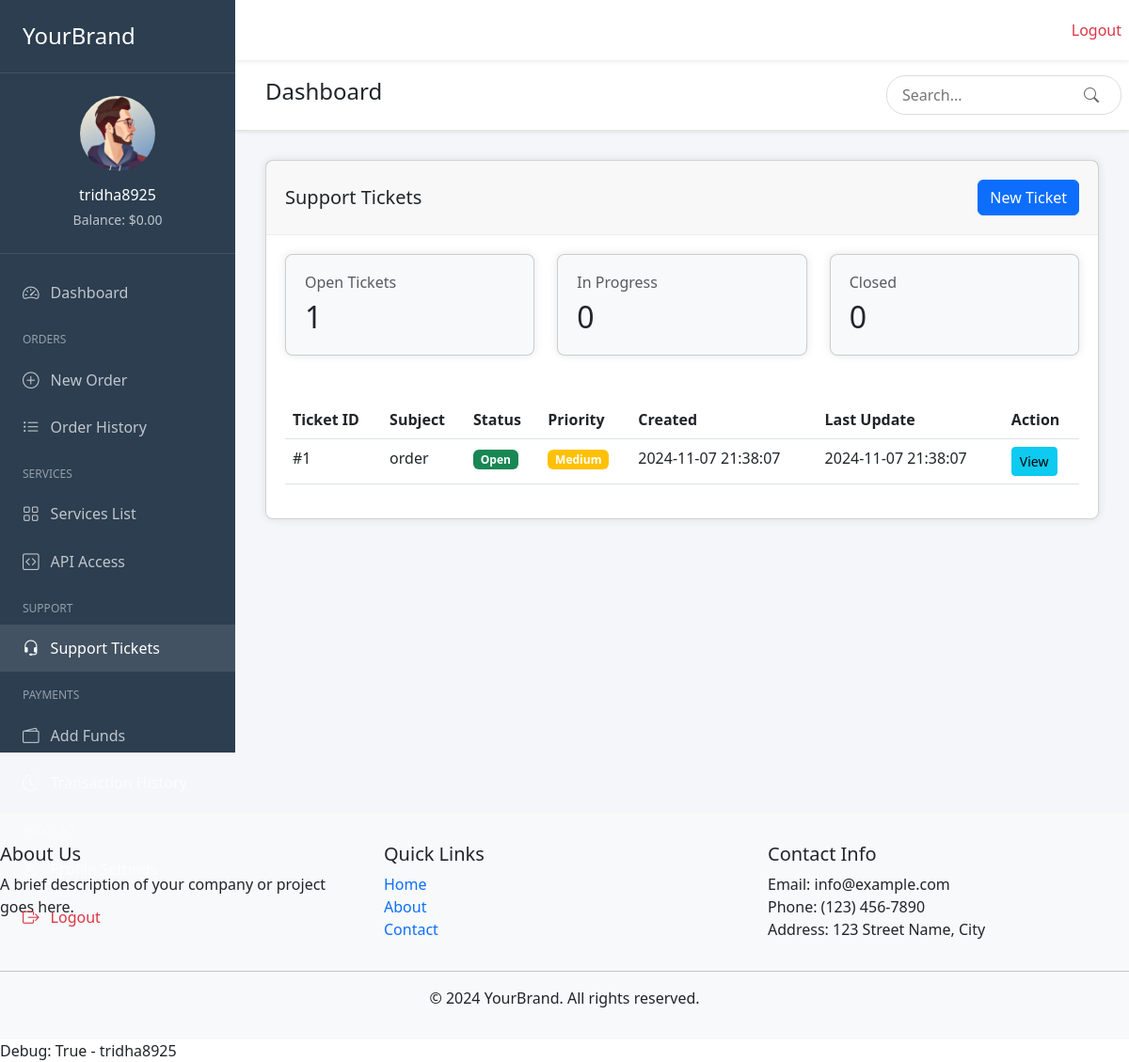
Page /dashboard/tickets/ (signed in) on the committed database.
### authentication/models.py (models this page shows, shortened)
class User(AbstractUser):
    phone_number = models.CharField(max_length=15, blank=True, null=True)
    profile_picture = models.ImageField(upload_to='profile_pictures/', null=True, blank=True)
    balance = models.DecimalField(max_digits=10, decimal_places=2, default=0.00)
    timezone = models.CharField(max_length=50, null=True, blank=True)
    phone = models.CharField(max_length=20, null=True, blank=True)
    address = models.TextField(null=True, blank=True)
    city = models.CharField(max_length=100, null=True, blank=True)
    website = models.URLField(null=True, blank=True)
    skype = models.CharField(max_length=50, null=True, blank=True)
    whatsapp = models.CharField(max_length=20, null=True, blank=True)
    api_key = models.CharField(max_length=64, null=True, blank=True)

### user_dashboard/models.py (models this page shows, shortened)
class Ticket(models.Model):
    STATUS_CHOICES = (
        ('open', 'Open'),
        ('in_progress', 'In Progress'),
        ('closed', 'Closed'),
    )
    PRIORITY_CHOICES = (
        ('low', 'Low'),
        ('medium', 'Medium'),
        ('high', 'High'),
    )
    user = models.ForeignKey(settings.AUTH_USER_MODEL, on_delete=models.CASCADE)
    subject = models.CharField(max_length=200)
    message = models.TextField()
    status = models.CharField(max_length=20, choices=STATUS_CHOICES, default='open')
    priority = models.CharField(max_length=20, choices=PRIORITY_CHOICES, default='medium')
    created_at = models.DateTimeField(auto_now_add=True)
    updated_at = models.DateTimeField(auto_now=True)

### user_dashboard/views.py (the view)
# urls.py: path('tickets/', views.ticket_list, name='ticket_list'),
@login_required
def ticket_list(request):
    tickets = Ticket.objects.filter(user=request.user).order_by('-created_at')
    context = {
        'active_tab': 'support',
        'tickets': tickets,
        'open_count': tickets.filter(status='open').count(),
        'in_progress_count': tickets.filter(status='in_progress').count(),
        'closed_count': tickets.filter(status='closed').count(),
    }
    return render(request, 'user_dashboard/tickets/ticket_list.html', context)

### templates/user_dashboard/tickets/ticket_list.html
{% extends 'user_dashboard/base_dashboard.html' %}
{% block dashboard_content %}
<div class="card">
    <div class="card-header d-flex justify-content-between align-items-center">
        <h5 class="mb-0">Support Tickets</h5>
        <a href="{% url 'ticket_create' %}" class="btn btn-primary">New Ticket</a>
    </div>
    <div class="card-body">
        <div class="row g-4 mb-4">
            <div class="col-md-4">
                <div class="card bg-light">
                    <div class="card-body">
                        <h6 class="text-muted">Open Tickets</h6>
                        <h2 class="mb-0">{{ open_count|default:"0" }}</h2>
                    </div>
                </div>
            </div>
            <div class="col-md-4">
                <div class="card bg-light">
                    <div class="card-body">
                        <h6 class="text-muted">In Progress</h6>
                        <h2 class="mb-0">{{ in_progress_count|default:"0" }}</h2>
                    </div>
                </div>
            </div>
            <div class="col-md-4">
                <div class="card bg-light">
                    <div class="card-body">
                        <h6 class="text-muted">Closed</h6>
                        <h2 class="mb-0">{{ closed_count|default:"0" }}</h2>
                    </div>
                </div>
            </div>
        </div>
        <div class="table-responsive">
            <table class="table">
                <thead>
                    <tr>
                        <th>Ticket ID</th>
                        <th>Subject</th>
                        <th>Status</th>
                        <th>Priority</th>
                        <th>Created</th>
                        <th>Last Update</th>
                        <th>Action</th>
                    </tr>
                </thead>
                <tbody>
                    {% if tickets %}
                        {% for ticket in tickets %}
                        <tr>
                            <td>#{{ ticket.id }}</td>
                            <td>{{ ticket.subject }}</td>
                            <td>
                                {% if ticket.status == 'open' %}
                                    <span class="badge bg-success">Open</span>
                                {% elif ticket.status == 'in_progress' %}
                                    <span class="badge bg-warning">In Progress</span>
                                {% else %}
                                    <span class="badge bg-secondary">Closed</span>
                                {% endif %}
                            </td>
                            <td>
                                {% if ticket.priority == 'high' %}
                                    <span class="badge bg-danger">High</span>
                                {% elif ticket.priority == 'medium' %}
                                    <span class="badge bg-warning">Medium</span>
                                {% else %}
                                    <span class="badge bg-info">Low</span>
                                {% endif %}
                            </td>
                            <td>{{ ticket.created_at|date:"Y-m-d H:i:s" }}</td>
                            <td>{{ ticket.updated_at|date:"Y-m-d H:i:s" }}</td>
                            <td>
                                <a href="{% url 'ticket_detail' ticket.id %}" class="btn btn-sm btn-info">View</a>
                            </td>
                        </tr>
                        {% endfor %}
                    {% else %}
                        <tr>
                            <td colspan="7" class="text-center">No tickets found</td>
                        </tr>
                    {% endif %}
                </tbody>
            </table>
        </div>
    </div>
</div>
{% endblock %}

### templates/user_dashboard/base_dashboard.html (shortened to what this page needs)
{% extends 'base.html' %}
{% load static %}
{% block content %}
<div class="dashboard-wrapper">
    <nav class="sidebar">
        <div class="brand-header">
            <h4 class="text-white mb-0">YourBrand</h4>
        </div>
        <div class="user-profile">
            {% if user.profile_picture and user.profile_picture.url %}
                <img src="{{ user.profile_picture.url }}" class="profile-img" alt="{{ user.username }}">
            {% else %}
                <img src="{% static 'images/default-avatar.png' %}" class="profile-img" alt="{{ user.username }}">
            {% endif %}
            <h6 class="username">{{ user.username }}</h6>
            <small class="balance">Balance: ${{ user.balance|default:"0.00" }}</small>
        </div>
        <div class="nav-menu">
            <a href="{% url 'user_dashboard' %}" class="nav-link {% if active_tab == 'dashboard' %}active{% endif %}">
                <i class="bi bi-speedometer2"></i>
                <span>Dashboard</span>
            </a>
            <div class="nav-section">ORDERS</div>
            <a href="{% url 'new_order' %}" class="nav-link {% if active_tab == 'new_order' %}active{% endif %}">
                <i class="bi bi-plus-circle"></i>
                <span>New Order</span>
            </a>
            <a href="{% url 'order_log' %}" class="nav-link {% if active_tab == 'order_history' %}active{% endif %}">
                <i class="bi bi-list-ul"></i>
                <span>Order History</span>
            </a>
            <div class="nav-section">SERVICES</div>
            <a href="{% url 'services' %}" class="nav-link {% if active_tab == 'services' %}active{% endif %}">
                <i class="bi bi-grid"></i>
                <span>Services List</span>
            </a>
            <a href="{% url 'api_documentation' %}" class="nav-link {% if active_tab == 'api' %}active{% endif %}">
                <i class="bi bi-code-square"></i>
                <span>API Access</span>
            </a>
            <div class="nav-section">SUPPORT</div>
            <a href="{% url 'ticket_list' %}" class="nav-link {% if active_tab == 'support' %}active{% endif %}">
                <i class="bi bi-headset"></i>
                <span>Support Tickets</span>
            </a>
            <div class="nav-section">PAYMENTS</div>
            <a href="{% url 'add_funds' %}" class="nav-link {% if active_tab == 'add_funds' %}active{% endif %}">
                <i class="bi bi-wallet2"></i>
                <span>Add Funds</span>
            </a>
            <a href="{% url 'transaction_logs' %}" class="nav-link {% if active_tab == 'transactions' %}active{% endif %}">
                <i class="bi bi-clock-history"></i>
                <span>Transaction History</span>
            </a>
            <div class="nav-section">ACCOUNT</div>
            <a href="{% url 'user_profile' %}" class="nav-link {% if active_tab == 'profile' %}active{% endif %}">
                <i class="bi bi-person"></i>
                <span>Profile Settings</span>
            </a>
            <a href="{% url 'logout' %}" class="nav-link text-danger">
                <i class="bi bi-box-arrow-right"></i>
                <span>Logout</span>
            </a>
        </div>
    </nav>
    <main class="main">
        <div class="topbar">
            <div class="page-header">
                <h4>Dashboard</h4>
            </div>
            <div class="topbar-right">
                <div class="search-box">
                    <input type="search" placeholder="Search..." class="search-input">
                    <button class="search-btn"><i class="bi bi-search"></i></button>
                </div>
            </div>
        </div>
        <div class="content">
            {% block dashboard_content %}{% endblock %}
        </div>
    </main>
</div>
<link rel="stylesheet" href="https://cdn.jsdelivr.net/npm/bootstrap-icons@1.7.2/font/bootstrap-icons.css">
{% endblock %}

### templates/base.html (shortened to what this page needs)
<!DOCTYPE html>
<html lang="en">
  <head>
    <link
      href="https://cdn.jsdelivr.net/npm/bootstrap@5.3.0/dist/css/bootstrap.min.css"
      rel="stylesheet"
    />
  </head>
  <body>
    <nav class="navbar navbar-expand-lg navbar-light bg-white shadow-sm">
      <div class="container">
        <a class="navbar-brand text-primary" href="{% url 'home' %}">
        </a>
        <div class="collapse navbar-collapse" id="navbarNav">
          <ul class="navbar-nav me-auto">
            <li class="nav-item">
              <a class="nav-link" href="{% url 'home' %}">Home</a>
            </li>
            <li class="nav-item">
              <a class="nav-link" href="{% url 'about' %}">About</a>
            </li>
            <li class="nav-item">
              <a class="nav-link" href="{% url 'contact' %}">Contact</a>
            </li>
          </ul>
          <ul class="navbar-nav">
            {% if user.is_authenticated %}
            <li class="nav-item">
              <a class="nav-link" href="{% url 'user_dashboard' %}"
                >Dashboard</a
              >
            </li>
            <li class="nav-item">
              <a class="nav-link text-danger" href="{% url 'logout' %}"
                >Logout</a
              >
            </li>
            {% endif %}
          </ul>
        </div>
      </div>
    </nav>
    <div class="main-content">
       {% block content %}{% endblock %}
    </div>
    <footer class="footer">
      <div class="container">
        <div class="row">
          <div class="col-md-4">
            <h5>About Us</h5>
            <p>A brief description of your company or project goes here.</p>
          </div>
          <div class="col-md-4">
            <h5>Quick Links</h5>
            <ul class="list-unstyled">
              <li>
                <a href="{% url 'home' %}" class="text-decoration-none">Home</a>
              </li>
              <li>
                <a href="{% url 'about' %}" class="text-decoration-none"
                  >About</a
                >
              </li>
              <li>
                <a href="{% url 'contact' %}" class="text-decoration-none"
                  >Contact</a
                >
              </li>
            </ul>
          </div>
          <div class="col-md-4">
            <h5>Contact Info</h5>
            <ul class="list-unstyled">
              <li>Email: info@example.com</li>
              <li>Phone: (123) 456-7890</li>
              <li>Address: 123 Street Name, City</li>
            </ul>
          </div>
        </div>
        <hr />
        <div class="text-center">
          <p class="mb-0">&copy; 2024 YourBrand. All rights reserved.</p>
        </div>
      </div>
    </footer>
    <div class="container">
      Debug: {{ user.is_authenticated }} - {{ user.username }}
    </div>
  </body>
</html>

### templates/base.html (style rules this page uses)
body { display: flex; flex-direction: column; min-height: 100vh; overflow-x: hidden; }
.main-content { flex: 1; }
.navbar-brand { font-size: 1.5rem; font-weight: bold; }
.footer { background-color: #f8f9fa; padding: 2rem 0; margin-top: auto; }
.container { max-width: 100% !important; padding: 0 !important; margin: 0 !important; }

### templates/user_dashboard/base_dashboard.html (style rules this page uses)
* { margin: 0; padding: 0; box-sizing: border-box; }
.dashboard-wrapper { display: flex; min-height: 100vh; background: #f4f6f9; }
.sidebar { width: 250px; background: #2c3e50; height: 100vh; position: fixed; left: 0; top: 0; color: #fff; }
.brand-header { padding: 1.5rem; border-bottom: 1px solid rgba(255,255,255,0.1); }
.user-profile { padding: 1.5rem; text-align: center; border-bottom: 1px solid rgba(255,255,255,0.1); }
.profile-img { width: 80px; height: 80px; border-radius: 50%; margin-bottom: 1rem; }
.username { margin-bottom: 0.25rem; color: #fff; }
.balance { color: rgba(255,255,255,0.7); }
.nav-menu { padding: 1rem 0; }
.nav-section { padding: 1rem 1.5rem 0.5rem; font-size: 0.75rem; color: rgba(255,255,255,0.5); text-transform: uppercase; }
.nav-link { display: flex; align-items: center; padding: 0.75rem 1.5rem; color: rgba(255,255,255,0.7); text-decoration: none; transition: all 0.3s; }
.nav-link:hover, .nav-link.active { background: rgba(255,255,255,0.1); color: #fff; }
.nav-link i { margin-right: 0.75rem; font-size: 1.1rem; }
.main { flex: 1; margin-left: 250px; width: calc(100% - 250px); }
.topbar { background: #fff; padding: 1rem 2rem; display: flex; justify-content: space-between; align-items: center; box-shadow: 0 2px 4px rgba(0,0,0,0.1); }
.search-box { display: flex; align-items: center; }
.search-input { padding: 0.5rem 1rem; border: 1px solid #ddd; border-radius: 20px; outline: none; width: 250px; }
.search-btn { background: none; border: none; margin-left: -40px; color: #666; cursor: pointer; }
.content { padding: 2rem; }
.card { background: #fff; border-radius: 8px; box-shadow: 0 0 10px rgba(0,0,0,0.1); margin-bottom: 1.5rem; }
.card-header { padding: 1.25rem; border-bottom: 1px solid #eee; }
.card-body { padding: 1.25rem; }

### rows in the picture
User: username "tridha8925", balance "0.00", is_authenticated "True"
Ticket: id "1", subject "order", status "Open", priority "Medium", created_at "2024-11-07 21:38:07", updated_at "2024-11-07 21:38:07"

### other values in the picture
{{ open_count|default:"0" }} "1"
{{ in_progress_count|default:"0" }} "0"
{{ closed_count|default:"0" }} "0"
